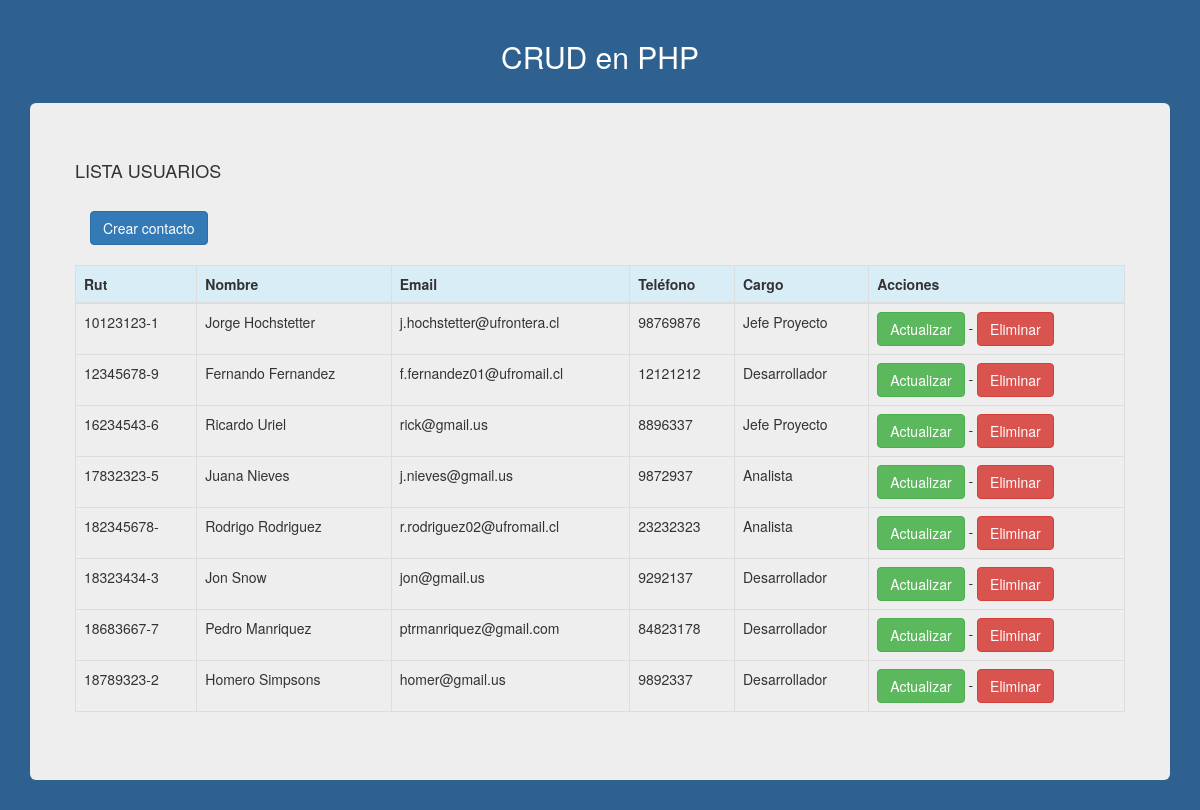
The page / on the database its author committed.
### tables this page shows
CREATE TABLE `contacto` (
  `rut` varchar(10) NOT NULL,
  `nombre` varchar(40) NOT NULL,
  `email` varchar(30) NOT NULL,
  `telefono` varchar(30) NOT NULL,
  `cod_cargo` tinyint(4) NOT NULL
);

CREATE TABLE `cargo` (
  `codigo` tinyint(4) NOT NULL,
  `descripcion` varchar(60) NOT NULL
);

### connection.php (called while the page is built, shortened)
<?php
class ConnectionDB extends mysqli {
    public function recorrer($y){
        return mysqli_fetch_array($y);
    }
    public function rows($y){
        return mysqli_num_rows($y);
    }
}
?>

### index.php (the view, shortened to what this page needs)
<!DOCTYPE html>
<html lang="es">
<head>
    <link href="https://maxcdn.bootstrapcdn.com/bootstrap/3.3.6/css/bootstrap.min.css" rel="stylesheet">
    <link rel="stylesheet" href="style.css">
</head>
<body id="body">
	<br>
	<h2> CRUD en PHP</h2>
	<br>
    <div class="container">
    	<div class="jumbotron">
	        <div class="row">
	            <h4>LISTA USUARIOS</h4>
	        </div>
	        <br>
	        <a href="vista-crear-usuario.php" class="btn btn-primary">Crear contacto</a>
	            <div class="row">
	                <br>
	                <table class="table table-bordered table-hover">
	                    <thead>
	                        <tr class="info">
	                          <th>Rut</th>
	                          <th>Nombre</th>
	                          <th>Email</th>
	                          <th>Teléfono</th>
	                          <th>Cargo</th>
	                          <th>Acciones</th>
	                        </tr>
	                    </thead>
	                    <tbody>
	                      <?php
	                        require('connection.php');
	                        $db = new ConnectionDB();
	                        $sql = $db->query("select * from contacto c inner join cargo a on (c.cod_cargo=a.codigo);");
	                        $nfilas = $db->rows($sql);
	                        if ($nfilas > 0){
	                            for ($i=0; $i<$nfilas; $i++) {
	                                $datos = $db->recorrer($sql);
	                                echo '<tr>';
	                                echo '<td>'. $datos['rut'] . '</td>';
	                                echo '<td>'. $datos['nombre'] . '</td>';
	                                echo '<td>'. $datos['email'] . '</td>';
	                                echo '<td>'. $datos['telefono'] . '</td>';
	                                echo '<td>'. $datos['descripcion'] . '</td>';
	                                echo '<td> <a href="vista-update-usuario.php?rut='.$datos['rut'].'" class="btn btn-success">Actualizar</a> - <a href="delete-usuario.php?rut='.$datos['rut'].'" class="btn btn-danger">Eliminar</a></td>';
	                                echo '</tr>';
	                            }
	                        }
	                      ?>
	                    </tbody>
	                </table>
	            </div>
	        </div>
    </div>
</body>
</html>

### style.css (style rules this page uses)
#body { background: #2E6190; }
h2 { color: white; text-align: center; }

### rows shown on the page
contacto: rut "10123123-1", nombre "Jorge Hochstetter", email "j.hochstetter@ufrontera.cl", telefono "98769876", cod_cargo.descripcion "Jefe Proyecto"
contacto: rut "12345678-9", nombre "Fernando Fernandez", email "f.fernandez01@ufromail.cl", telefono "12121212", cod_cargo.descripcion "Desarrollador"
contacto: rut "16234543-6", nombre "Ricardo Uriel", email "rick@gmail.us", telefono "8896337", cod_cargo.descripcion "Jefe Proyecto"
contacto: rut "17832323-5", nombre "Juana Nieves", email "j.nieves@gmail.us", telefono "9872937", cod_cargo.descripcion "Analista"
contacto: rut "182345678-", nombre "Rodrigo Rodriguez", email "r.rodriguez02@ufromail.cl", telefono "23232323", cod_cargo.descripcion "Analista"
contacto: rut "18323434-3", nombre "Jon Snow", email "jon@gmail.us", telefono "9292137", cod_cargo.descripcion "Desarrollador"
contacto: rut "18683667-7", nombre "Pedro Manriquez", email "ptrmanriquez@gmail.com", telefono "84823178", cod_cargo.descripcion "Desarrollador"
contacto: rut "18789323-2", nombre "Homero Simpsons", email "homer@gmail.us", telefono "9892337", cod_cargo.descripcion "Desarrollador"
